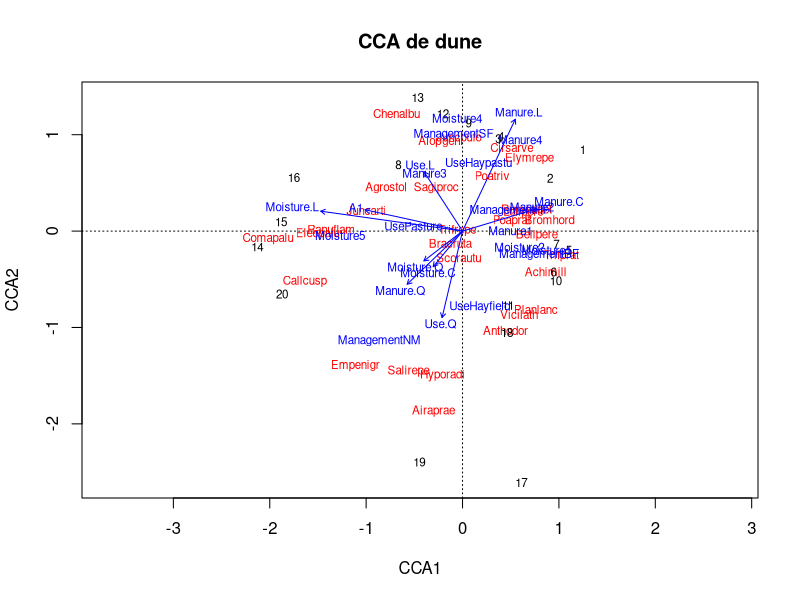

The R script that drew this image:
# Análisis de Correspondencias Canónicas (CCA)

# Librerías
library(vegan)

# Cargar datos
data(dune)
data(dune.env)

# Preprocesamiento: transformación de Hellinger
spec <- decostand(dune, method = "hellinger")

# Análisis
cca_res <- cca(spec ~ ., data = dune.env)
print(summary(cca_res))

# Visualización
plot(cca_res, main = "CCA de dune")

# Interpretación
# El ordograma muestra cómo las especies se relacionan con las variables
# ambientales registradas en dune.env.
